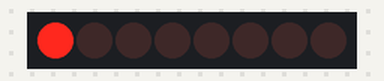
Simulated run of this sketch. Board: Arduino Uno, built with avr-gcc and run on an emulated ATmega328P. Parts: 8 shift-register outputs drawn as a row of LEDs (first output left, lit = HIGH). Wiring (inferred from the names in the program): shift register (74HC595): data pin 12; shift clock pin 15; latch pin 13. Wiring (inferred from the signals the program sends): row of LEDs: on Q0, Q1, Q2, Q3, Q4, Q5, Q6, Q7.

Above: at 0.2 s.
At 0.7 s:
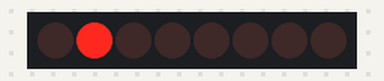
At 2.7 s:
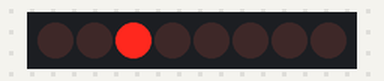
Timing chart, 0 to 3.5 s (numbered marks = the images above):
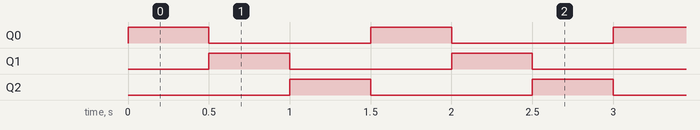

The sketch:

shiftRegister.ino
```cpp
//following tutorial
//https://techtutorialsx.com/2016/08/30/esp8266-connection-to-sn74hc595/

const int dataPin = 12;   //Outputs the byte to transfer
const int loadPin = 13;   //Controls the internal transference of data in SN74HC595 internal registers
const int clockPin = 15;  //Generates the clock signal to control the transference of data

void setup() {

      pinMode(dataPin, OUTPUT);
      pinMode(loadPin, OUTPUT);
      pinMode(clockPin, OUTPUT);

}

//GPIO12 D6 to SER
//GPIO13 D7 to RCLK
//GPIO15 D8 to SRCLK

void loop() {

      byte data = B00000001;
      digitalWrite(loadPin, LOW);
      shiftOut(dataPin, clockPin, MSBFIRST, data);
      digitalWrite(loadPin, HIGH);
      delay(500);

      data = B00000010;
      digitalWrite(loadPin, LOW);
      shiftOut(dataPin, clockPin, MSBFIRST, data);
      digitalWrite(loadPin, HIGH);
      delay(500);

      data = B00000100;
      digitalWrite(loadPin, LOW);
      shiftOut(dataPin, clockPin, MSBFIRST, data);
      digitalWrite(loadPin, HIGH);
      delay(500);

}
```

Measured:
- by itself, Q0–2: alternates HIGH for 0.50 s and LOW for 1.0 s
- by itself, everything shown: repeats every 1.5 s, in 3 steps
